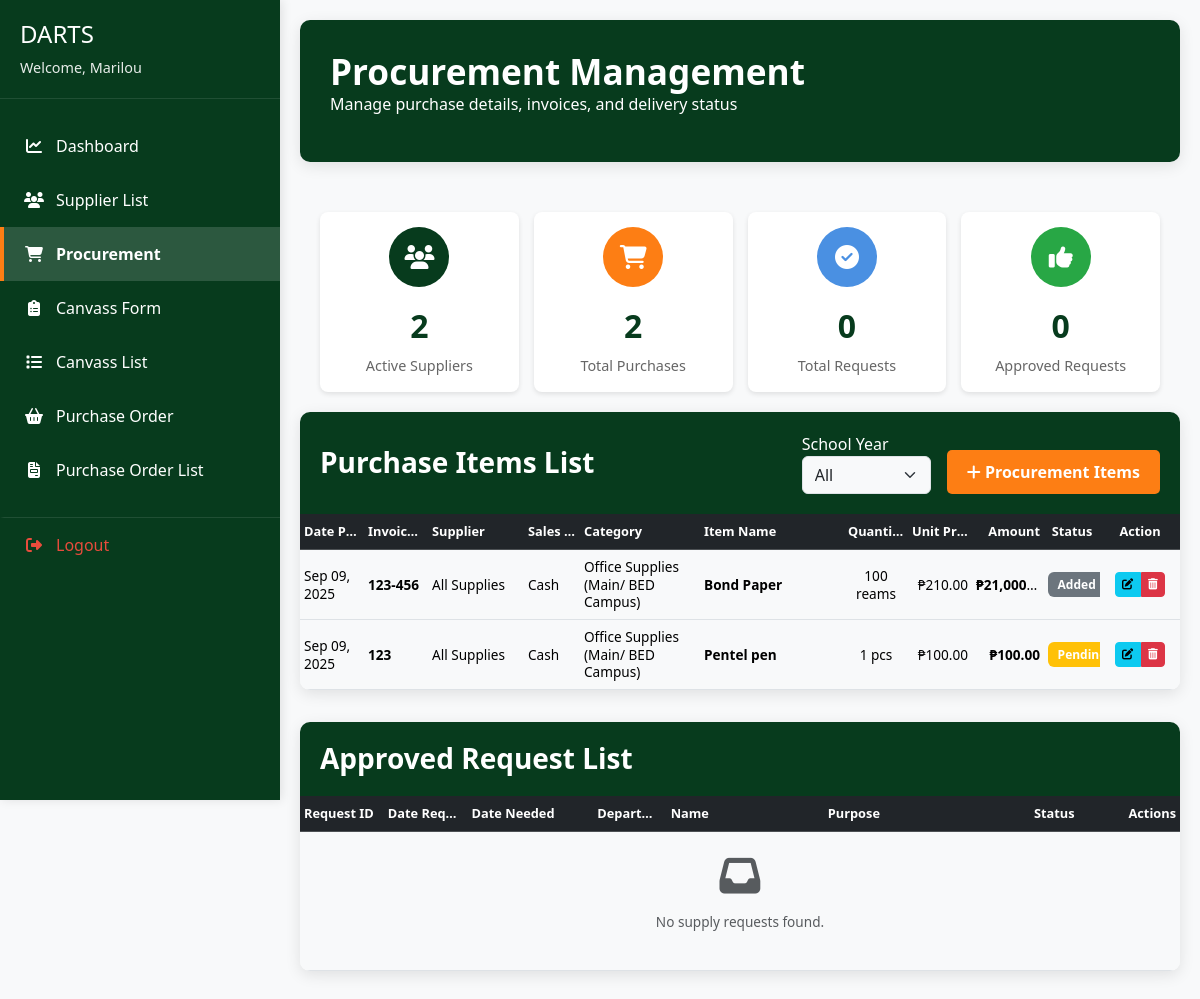
The page /pages/procurement.php (signed in) on the database its author committed.
### tables this page shows
CREATE TABLE `supplier_transaction` (
  `procurement_id` int(11) NOT NULL,
  `item_name` varchar(255) NOT NULL,
  `supplier_id` int(11) NOT NULL,
  `invoice_no` varchar(255) DEFAULT NULL,
  `sales_type` varchar(255) DEFAULT NULL,
  `category` varchar(255) NOT NULL,
  `quantity` int(11) NOT NULL,
  `brand_model` varchar(255) NOT NULL,
  `color` varchar(255) DEFAULT NULL,
  `type` varchar(255) DEFAULT NULL,
  `unit` varchar(50) NOT NULL,
  `unit_price` decimal(10,2) NOT NULL,
  `total_amount` decimal(10,2) NOT NULL,
  `receiver` varchar(255) DEFAULT NULL,
  `invoice_path` varchar(500) DEFAULT NULL,
  `delivery_receipt_path` varchar(500) DEFAULT NULL,
  `notes` text DEFAULT NULL,
  `received_notes` varchar(255) DEFAULT NULL,
  `status` varchar(255) DEFAULT NULL,
  `created_by` int(11) DEFAULT NULL,
  `date_created` datetime DEFAULT current_timestamp(),
  `received_by` int(11) DEFAULT NULL,
  `date_received` datetime DEFAULT NULL,
  `last_updated_by` int(11) DEFAULT NULL,
  `date_updated` datetime DEFAULT NULL ON UPDATE current_timestamp()
);

CREATE TABLE `supplier` (
  `supplier_id` int(11) NOT NULL,
  `supplier_name` varchar(255) DEFAULT NULL,
  `contact_person` varchar(255) DEFAULT NULL,
  `contact_number` varchar(50) DEFAULT NULL,
  `email_address` varchar(255) DEFAULT NULL,
  `fax_number` varchar(50) DEFAULT NULL,
  `website` varchar(255) DEFAULT NULL,
  `address` text DEFAULT NULL,
  `city` varchar(100) DEFAULT NULL,
  `province` varchar(100) DEFAULT NULL,
  `zip_code` varchar(20) DEFAULT NULL,
  `country` varchar(100) DEFAULT NULL,
  `business_type` varchar(100) DEFAULT NULL,
  `category` varchar(255) DEFAULT NULL,
  `payment_terms` varchar(100) DEFAULT NULL,
  `tax_identification_number` varchar(100) DEFAULT NULL,
  `date_registered` varchar(255) DEFAULT NULL,
  `status` varchar(50) DEFAULT NULL,
  `created_by` int(11) DEFAULT NULL,
  `date_created` varchar(255) DEFAULT NULL,
  `last_updated_by` int(11) DEFAULT NULL,
  `date_updated` datetime DEFAULT NULL,
  `notes` varchar(255) DEFAULT NULL
);

### pages/procurement.php (the view, shortened to what this page needs)
<?php
include '../includes/db.php';
include '../includes/header.php';
$whereClause = '';
if (!empty($whereClause)) {
    $whereClause .= " AND sr.approved_by IS NOT NULL
                      AND sr.approved_by <> ''
                      AND sr.approved_date IS NOT NULL
                      AND sr.approved_date <> ''";
} else {
    $whereClause = "WHERE sr.approved_by IS NOT NULL
                    AND sr.approved_by <> ''
                    AND sr.approved_date IS NOT NULL
                    AND sr.approved_date <> ''";
}
$inv_where = '';
$sql = "SELECT i.*, s.supplier_name
        FROM supplier_transaction i
        LEFT JOIN supplier s ON i.supplier_id = s.supplier_id
        $inv_where
        ORDER BY i.date_created DESC";
$result = $conn->query($sql);
$suppliers_sql = "SELECT supplier_id, supplier_name FROM supplier WHERE status = 'Active' ORDER BY supplier_name";
$suppliers_result = $conn->query($suppliers_sql);
?>
<div class="sidebar">
    <div class="sidebar-header">
        <h4 class="">DARTS</h4>
        <div class="welcome-text">Welcome, <?= htmlspecialchars($_SESSION['user']['first_name'] ?? 'User') ?></div>
    </div>
    <nav class="sidebar-nav">
        <ul class="nav-item">
            <li><a href="../dashboard.php" class="nav-link">
                    <i class="fas fa-chart-line"></i> Dashboard
                </a></li>
                <li><a href="suppliers.php" class="nav-link">
                    <i class="fas fa-users"></i> Supplier List
                </a></li>
                <li><a href="procurement.php" class="nav-link active">
                        <i class="fas fa-shopping-cart"></i> Procurement
                    </a></li>
            <li><a href="canvas_form.php" class="nav-link">
                    <i class="fas fa-clipboard-list"></i> Canvass Form
                </a></li>
            <li><a href="canvass_form_list.php" class="nav-link">
                    <i class="fas fa-list"></i> Canvass List
                </a></li>
            <li><a href="purchase_order.php" class="nav-link">
                    <i class="fas fa-shopping-basket"></i> Purchase Order
                </a></li>
            <li><a href="purchase_order_list.php" class="nav-link">
                    <i class="fas fa-file-invoice"></i> Purchase Order List
                </a></li>
            <li><a href="../logout.php" class="nav-link logout">
                    <i class="fas fa-sign-out-alt"></i> Logout
                </a></li>
        </ul>
    </nav>
</div>
<div class="main-content">
    <div class="content-header">
        <h1>Procurement Management</h1>
        <p>Manage purchase details, invoices, and delivery status</p>
    </div>
    <div class="stats-container">
        <div class="stat-card">
            <div class="stat-icon users">
                <i class="fas fa-users"></i>
            </div>
            <div class="stat-number"><?= $suppliers_result->num_rows ?></div>
            <div class="stat-label">Active Suppliers</div>
        </div>
        <div class="stat-card">
            <div class="stat-icon suppliers">
                <i class="fas fa-shopping-cart"></i>
            </div>
            <div class="stat-number"><?= $result->num_rows ?></div>
            <div class="stat-label">Total Purchases</div>
        </div>
        <div class="stat-card received">
            <div class="stat-icon">
                <i class="fas fa-check-circle"></i>
            </div>
            <div class="stat-number">
                <?php
                $total_count_sql = "SELECT COUNT(*) as count FROM supply_request";
                $total_count_result = $conn->query($total_count_sql);
                $total_count = $total_count_result->fetch_assoc()['count'];
                echo $total_count;
                ?>
            </div>
            <div class="stat-label">Total Requests</div>
        </div>
        <div class="stat-card approved">
            <div class="stat-icon">
                <i class="fas fa-thumbs-up"></i>
            </div>
            <div class="stat-number">
                <?php
                $approved_count_sql = "SELECT COUNT(*) as count FROM supply_request WHERE approved_by IS NOT NULL";
                $approved_count_result = $conn->query($approved_count_sql);
                $approved_count = $approved_count_result->fetch_assoc()['count'];
                echo $approved_count;
                ?>
            </div>
            <div class="stat-label">Approved Request<?php echo $approved_count != 1 ? 's' : ''; ?></div>
        </div>
    </div>
    <div class="table-container">
        <div class="table-header">
            <h3>Purchase Items List</h3>
            <div class="d-flex align-items-end gap-2">
                <form method="GET" class="d-flex align-items-end gap-2 mb-0">
                    <div>
                        <label for="sy_inv" class="form-label mb-0 text-white">School Year</label>
                        <select id="sy_inv" name="sy_inv" class="form-select" onchange="this.form.submit()">
                            <option value="">All</option>
                        </select>
                    </div>
                </form>
                <button class="btn btn-add" data-bs-toggle="modal" data-bs-target="#addProcurementModal">
                    <i class="fas fa-plus"></i> Procurement Items
                </button>
            </div>
        </div>
        <div class="table-responsive">
            <table class="table table-hover mb-0">
                <thead class="table-dark">
                    <tr>
                        <th title="Date Purchased">Date Purchased</th>
                        <th title="Invoice Number">Invoice Number</th>
                        <th>Supplier</th>
                        <th>Sales Type</th>
                        <th>Category</th>
                        <th>Item Name</th>
                        <th>Quantity</th>
                        <th>Unit Price</th>
                        <th>Amount</th>
                        <th>Status</th>
                        <th>Action</th>
                    </tr>
                </thead>
                <tbody>
                    <?php if ($result && $result->num_rows > 0): ?>
                        <?php while ($row = $result->fetch_assoc()): ?>
                            <tr>
                                <td><?= date('M d, Y', strtotime($row['date_created'])) ?></td>
                                <td><strong><?= htmlspecialchars($row['invoice_no']) ?></strong></td>
                                <td><?= htmlspecialchars($row['supplier_name']) ?></td>
                                <td><?= htmlspecialchars($row['sales_type']) ?></td>
                                <td><?= htmlspecialchars($row['category']) ?></td>
                                <td><strong><?= htmlspecialchars($row['item_name']) ?></strong></td>
                                <td class="text-center"><?= htmlspecialchars($row['quantity']) . ' ' . htmlspecialchars($row['unit']) ?></td>
                                <td class="text-end">₱<?= number_format($row['unit_price'], 2) ?></td>
                                <td class="text-end"><strong>₱<?= number_format($row['total_amount'], 2) ?></strong></td>
                                <td class="text-center">
                                    <?php
                                    $status = $row['status'];
                                    $badgeClass = '';
                                    switch(strtolower($status)) {
                                        case 'pending':
                                            $badgeClass = 'bg-warning';
                                            break;
                                        default:
                                            $badgeClass = 'bg-secondary';
                                    }
                                    ?>
                                    <span class="badge <?= $badgeClass ?>"><?= htmlspecialchars($status) ?></span>
                                </td>
                                <td class="text-center">
                                    <div class="btn-group" role="group">
                                        <button class="btn btn-sm btn-info edit-procurement-btn" title="Edit"
                                            data-procurement-id="<?= $row['procurement_id'] ?>"
                                            data-item-name="<?= htmlspecialchars($row['item_name']) ?>"
                                            data-invoice-no="<?= htmlspecialchars($row['invoice_no']) ?>"
                                            data-quantity="<?= $row['quantity'] ?>"
                                            data-unit="<?= htmlspecialchars($row['unit']) ?>"
                                            data-unit-price="<?= $row['unit_price'] ?>"
                                            data-sales-type="<?= htmlspecialchars($row['sales_type']) ?>"
                                            data-category="<?= htmlspecialchars($row['category']) ?>"
                                            data-brand-model="<?= htmlspecialchars($row['brand_model']) ?>"
                                            data-color="<?= htmlspecialchars($row['color']) ?>"
                                            data-type="<?= htmlspecialchars($row['type']) ?>"
                                            data-receiver="<?= htmlspecialchars($row['receiver']) ?>"
                                            data-supplier-id="<?= $row['supplier_id'] ?>"
                                            data-notes="<?= htmlspecialchars($row['notes'] ?? '') ?>"
                                            data-date-purchase="<?= date('Y-m-d', strtotime($row['date_created'])) ?>">
                                            <i class="fas fa-edit"></i>
                                        </button>
                                        <button class="btn btn-sm btn-danger delete-procurement-btn" title="Delete"
                                            data-procurement-id="<?= $row['procurement_id'] ?>">
                                            <i class="fas fa-trash-alt"></i>
                                        </button>
                                    </div>
                                </td>
                            </tr>
                        <?php endwhile; ?>
                    <?php endif; ?>
                </tbody>
            </table>
        </div>
    </div>
    <div class="table-container mt-4">
        <div class="table-header">
            <h3>Approved Request List</h3>
        </div>
        <div class="table-responsive">
            <table class="table table-hover mb-0">
                <thead class="table-dark">
                    <tr>
                        <th>Request ID</th>
                        <th>Date Requested</th>
                        <th>Date Needed</th>
                        <th>Department</th>
                        <th>Name</th>
                        <th>Purpose</th>
                        <th>Status</th>
                        <th>Actions</th>
                    </tr>
                </thead>
                <tbody>
                    <?php
                    $request_sql = "SELECT sr.*,
                    sr.noted_by, sr.checked_by, sr.verified_by, sr.issued_by, sr.approved_by,
                    sr.noted_date, sr.checked_date, sr.verified_date, sr.issued_date, sr.approved_date,
                    CONCAT_WS(' ', u.first_name, u.last_name) AS requester_name
                FROM supply_request sr
                LEFT JOIN user u ON u.id = sr.user_id
                $whereClause
                ORDER BY sr.date_requested DESC";
                    $request_result = $conn->query($request_sql);
                    if ($request_result && $request_result->num_rows > 0):
                        while ($row = $request_result->fetch_assoc()):
                    ?>
                            <tr>
                                <td><?= htmlspecialchars($row['request_id']) ?></td>
                                <td><?= date('M d, Y', strtotime($row['date_requested'])) ?></td>
                                <td><?= date('M d, Y', strtotime($row['date_needed'])) ?></td>
                                <td><?= htmlspecialchars($row['department_unit']) ?></td>
                                <td><?= htmlspecialchars($row['requester_name']) ?></td>
                                <td><?= htmlspecialchars($row['purpose']) ?></td>
                                <td>
                                    <span class="badge bg-<?= $row['approved_by'] ? 'success' : 'warning' ?>">
                                        <?= $row['approved_by'] ? 'Approved' : 'Pending' ?></span>
                                    </span>
                                </td>
                                <td>
                                    <a href="../pages/supply_request.php?id=<?= $row['request_id'] ?>"><button class="btn btn-sm btn-primary">View</button></a>
                                </td>
                            </tr>
                        <?php
                        endwhile;
                    else:
                        ?>
                        <tr>
                            <td colspan="8" class="text-center py-4">
                                <i class="fas fa-inbox fa-3x text-muted mb-3"></i>
                                <p class="text-muted">No supply requests found.</p>
                            </td>
                        </tr>
                    <?php endif; ?>
                </tbody>
            </table>
        </div>
    </div>
</div>
<?php include '../includes/footer.php'; ?>

### assets/css/dark-mode.css (style rules this page uses)
body { transition: background-color 0.3s ease, color 0.3s ease; }

### includes/header.php (style rules this page uses)
:root { --bs-body-bg: #f8f9fa; --bs-body-color: #212529; }
body { background-color: var(--bs-body-bg); color: var(--bs-body-color); transition: background-color 0.3s ease, color 0.3s ease; }
.sidebar { min-height: calc(100vh - 56px); background-color: #f8f9fa; }

### rows shown on the page
supplier_transaction: date_created "Sep 09, 2025", invoice_no "123-456", supplier.supplier_name "All Supplies", sales_type "Cash", category "Office Supplies (Main/ BED Campus)", item_name "Bond Paper", quantity "100", unit "reams", unit_price "210.00", total_amount "21,000…", status "Add…"
supplier_transaction: date_created "Sep 09, 2025", invoice_no "123", supplier.supplier_name "All Supplies", sales_type "Cash", category "Office Supplies (Main/ BED Campus)", item_name "Pentel pen", quantity "1", unit "pcs", unit_price "100.00", total_amount "100.00", status "Pen…"

### other values the page prints
$_SESSION['user']['first_name'] "Marilou"
$suppliers_result->num_rows "2"
$result->num_rows "2"
$total_count "0"
$approved_count "0"
